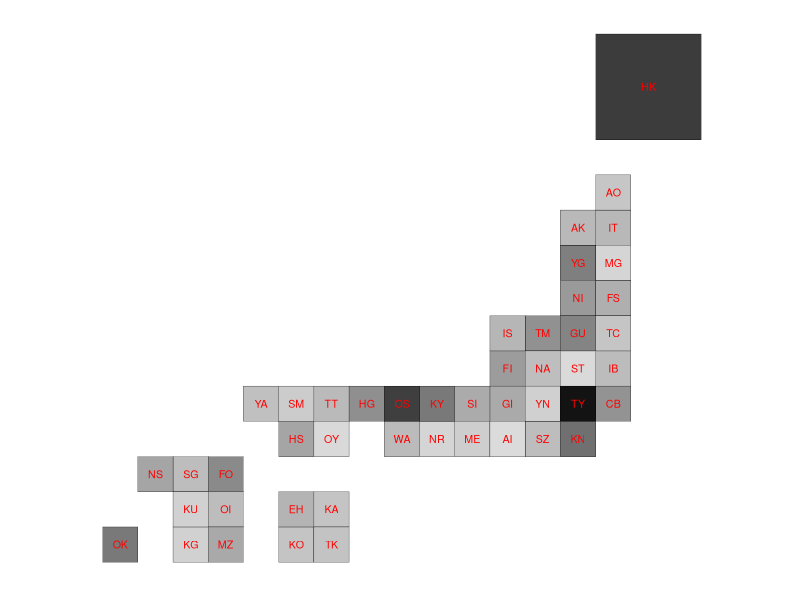
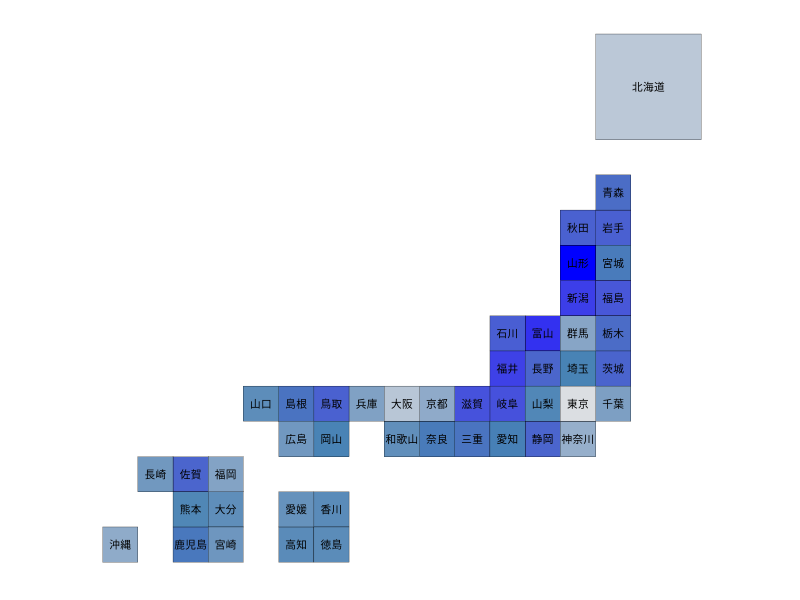

Reproduce these figures in R, in order.
## ---- chunk 1
# Packages
library(dplyr)
library(ggplot2)
library(readr)
## ---- chunk 2
# Data with collectivism scores
jp_collectivism<- read_delim("jp_collectivism.csv", 
                             ";", escape_double = FALSE, trim_ws = TRUE)

## ---- chunk 3
JP_plot <- tribble(
  ~Prefecture_jp,~Prefecture ,~Code, ~x, ~y,
  "北海道", "Hokkaido","HK", 16, 14,
  "青森","Aomori"　,"AO", 15, 11,
  "岩手","Iwate"　,"IT", 15, 10,
  "宮城","Miyagi"　,"MG", 15, 9,
  "秋田","Akita"　,"AK", 14, 10,
  "山形","Yamagata"　,"YG", 14, 9,
  "福島","Fukushima"　,"FS", 15, 8,
  "茨城","Ibaraki"　,"IB", 15, 6,
  "栃木","Tochigi"　,"TC", 15, 7,
  "群馬","Gunma"　,"GU", 14, 7,
  "埼玉","Saitama"　,"ST", 14, 6,
  "千葉","Chiba"　,"CB", 15, 5,
  "東京",　"Tokyo","TY", 14, 5,
  "神奈川","Kanagawa",　"KN", 14, 4,
  "新潟","Niigata",　"NI", 14, 8,
  "富山","Toyama",　"TM", 13, 7,
  "石川","Ishikawa",　"IS", 12, 7,
  "福井","Fukui",　"FI", 12, 6,
  "山梨","Yamanashi",　"YN", 13, 5,
  "長野","Nagano",　"NA", 13, 6,
  "岐阜","Gifu",　"GI", 12, 5,
  "静岡","Shizuoka",　"SZ", 13, 4,
  "愛知","Aichi",　"AI", 12, 4,
  "三重","Mie",　"ME", 11, 4,
  "滋賀","Shiga",　"SI", 11, 5,
  "京都","Kyoto",　"KY", 10, 5,
  "大阪","Osaka",　"OS", 9, 5,
  "兵庫","Hyogo",　"HG", 8, 5,
  "奈良","Nara",　"NR", 10, 4,
  "和歌山","Wakayama",　"WA", 9, 4,
  "鳥取","Tottori",　"TT", 7, 5,
  "島根","Shimane",　"SM", 6, 5,
  "岡山","Okayama",　"OY", 7, 4,
  "広島","Hiroshima",　"HS", 6, 4,
  "山口","Yamaguchi",　"YA", 5, 5,
  "徳島","Tokushima"　,"TK", 7, 1,
  "香川","Kagawa"　,"KA", 7, 2,
  "愛媛","Ehime"　,"EH", 6, 2,
  "高知","Kochi",　"KO", 6, 1,
  "福岡","Fukuoka"　,"FO", 4, 3,
  "佐賀","Saga"　,"SG", 3, 3,
  "長崎","Nagasaki",　"NS", 2, 3,
  "熊本","Kumamoto"　,"KU", 3, 2,
  "大分","Oita"　,"OI", 4, 2,
  "宮崎","Miyazaki"　,"MZ", 4, 1,
  "鹿児島","Kagoshima" ,"KG", 3, 1,
  "沖縄","Okinawa"　,"OK", 1, 1)

# Define Map sizes
JP_plot<- JP_plot %>% mutate(scale = c(3,rep(1,46)))# because Hokkaido is larger than the other prefectures

## ---- chunk 4
jp_collectivism<- jp_collectivism %>%  left_join(JP_plot,by= "Prefecture")

## ---- chunk 5


# Graph with latin alphabet labels
graph<- jp_collectivism %>% # data itself
  ggplot(aes(x = x, # x axis
             y = y, # y axis
             width = scale, # scale of width
             height = scale)) +  #scale of height
  geom_tile(aes(fill = Score), color = "black") + # variable used to calculate the colour filling of the tiles
 geom_text(aes(label = Code), size = 2.7, color = "red" ) +   # label and its size and colour
  coord_fixed(ratio = 1) +  # to keep the ratio between the representation of data and axis
  theme( # no background, axis, title, ticks or legend
    panel.background = element_blank(),
    panel.grid = element_blank(),
    axis.title = element_blank(),
    axis.text = element_blank(),
    axis.ticks = element_blank(),
    legend.position = "none")  +

  scale_fill_gradient2(low="black", # gradient colours
                     mid="#DDDDDD",
                     high="grey50",
                     midpoint = 50) # gradient midpoint

# Graph with Japanese labels
graph1<- jp_collectivism %>% # data itself
  ggplot(aes(x = x, # x axis
             y = y, # y axis
             width = scale, # scale of width
             height = scale)) +  #scale of height
  geom_tile(aes(fill = Score), color = "black") + # variable used to calculate the colour filling of the tiles
 geom_text(aes(label = Prefecture_jp), size = 2.7, color = "black" ) +   # label and its size and colour
  coord_fixed(ratio = 1) +  # to keep the ratio between the representation of data and axis
  theme( # no background, axis, title, ticks or legend
    panel.background = element_blank(),
    panel.grid = element_blank(),
    axis.title = element_blank(),
    axis.text = element_blank(),
    axis.ticks = element_blank(),
    legend.position = "none")  +

  scale_fill_gradient2(low="grey90", # gradient colours
                     mid="steelblue",
                     high="blue",
                     midpoint = 50
                     ) # gradient midpoint

## ---- chunk 6
print(graph)

print(graph1)
